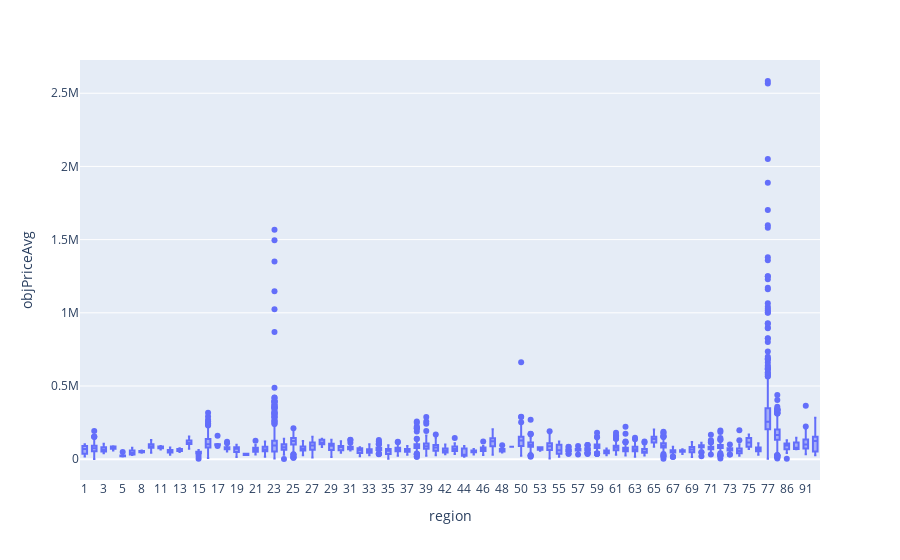

This figure's notebook cell:
### Markdown cell above
Вывод необычен:
* ожидаемо, в Москве самое дорогое жилье;
* вопреки ожиданиям, на втором месте по самому дорогому жилью (не по средней цене) - Краснодарский край

### Code cell
# Другое представление цен за квадратный метр по городам (boxplot)
df_copy = df[['region', 'objPriceAvg', 'region_int']].dropna().copy()
df_copy = df_copy.sort_values(by='region_int')
fig = px.box(df_copy, y="objPriceAvg", x="region", hover_data=df_copy.columns)
fig.show()

### Figure 1 — Plotly figure (JSON) as saved in the notebook; plotly's stock layout.template omitted (floating-point values rounded to 4 significant figures; data arrays with more than 128 entries replaced by an {"elided": "..."} marker saying what was removed)
{"data": [{"alignmentgroup": "True", "customdata": {"elided": "7729x1 int values"}, "hovertemplate": "region=%{x}<br>objPriceAvg=%{y}<br>region_int=%{customdata[0]}<extra></extra>", "legendgroup": "", "marker": {"color": "#636efa"}, "name": "", "notched": false, "offsetgroup": "", "orientation": "v", "showlegend": false, "type": "box", "x": {"elided": "7729 str values"}, "x0": " ", "xaxis": "x", "y": {"elided": "7729 int values"}, "y0": " ", "yaxis": "y"}], "layout": {"boxmode": "group", "legend": {"tracegroupgap": 0}, "margin": {"t": 60}, "xaxis": {"anchor": "y", "domain": [0, 1], "title": {"text": "region"}}, "yaxis": {"anchor": "x", "domain": [0, 1], "title": {"text": "objPriceAvg"}}}}
